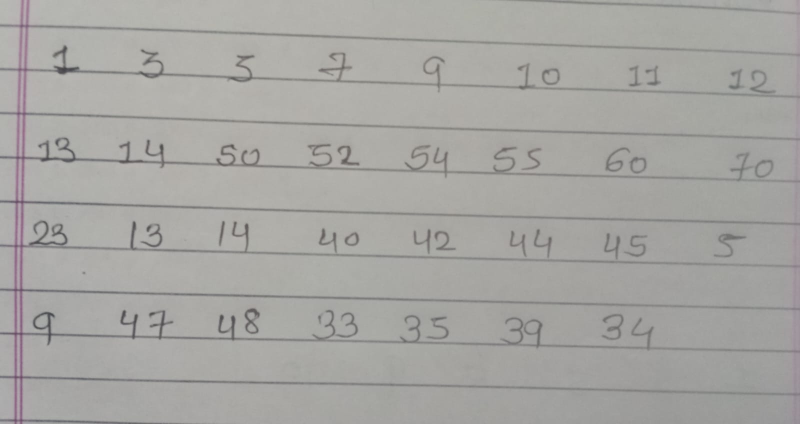
#> input picture input/attendance_photo.jpg, 1599 x 848 px (shown at 1/2 size)
$ python main.py
#> lines starting #> are read from the running program, lines starting #| are printed output that depends on the picture; after the words box and inside, x2 and y2 are one past the last pixel; in counts of white or black regions, pixels touching at a corner belong together
### modules/image_processor.py
import cv2
import os
import numpy as np


def preprocess_image(image_path):
    """
    Reads the attendance image and prepares it for OCR.
    """
#> called with image_path = 'input/attendance_photo.jpg'

    # Check if image exists
    if not os.path.exists(image_path):
        raise FileNotFoundError(f"Image not found: {image_path}")

    # Read image
    image = cv2.imread(image_path)
#> image is the input picture: shape (848, 1599, 3); mean B, G, R 162, 165.3, 166.3

    if image is None:
        raise ValueError("Unable to read the image.")

    # Resize image (helps OCR accuracy)
    image = cv2.resize(image, None, fx=2, fy=2)
#> image: shape (1696, 3198, 3)

    # Convert to grayscale
    gray = cv2.cvtColor(image, cv2.COLOR_BGR2GRAY)

    # Remove noise
    blurred = cv2.GaussianBlur(gray, (5, 5), 0)

    # Adaptive Thresholding
    thresh = cv2.adaptiveThreshold(
        blurred,
        255,
        cv2.ADAPTIVE_THRESH_GAUSSIAN_C,
        cv2.THRESH_BINARY,
        11,
        2
    )
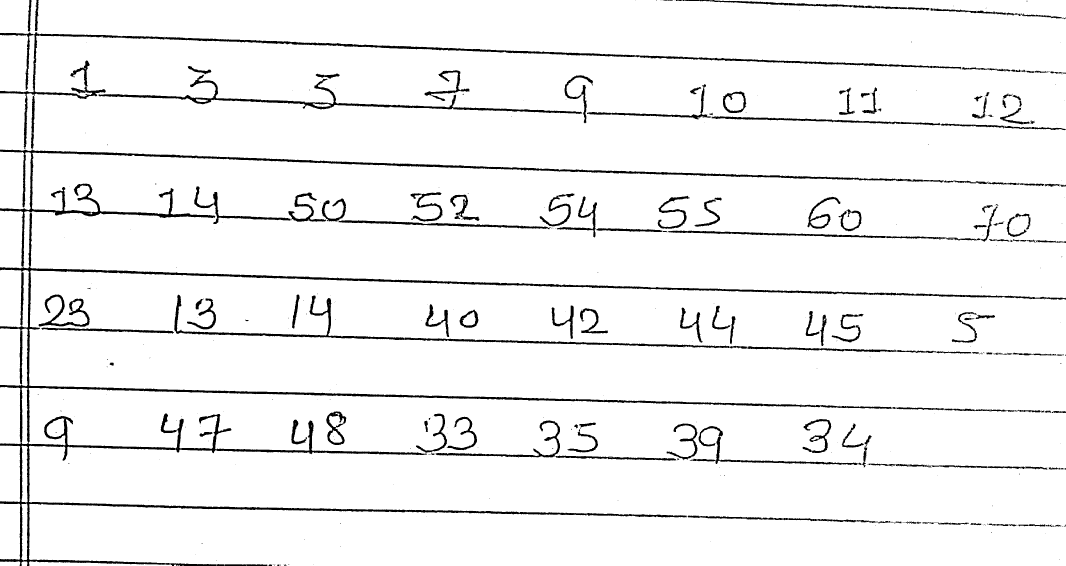
#> thresh: shape (1696, 3198) (shown at 1/3 size); 94.8% white; 415 black regions (278 under 20 px), largest, box (x1, y1, x2, y2) and area: (0, 638, 3198, 1696) 82516, (0, 96, 3057, 800) 52852, (523, 884, 2241, 1046) 12990

    # Morphological Opening (removes small noise)
    kernel = np.ones((2, 2), np.uint8)
    thresh = cv2.morphologyEx(
        thresh,
        cv2.MORPH_OPEN,
        kernel
    )
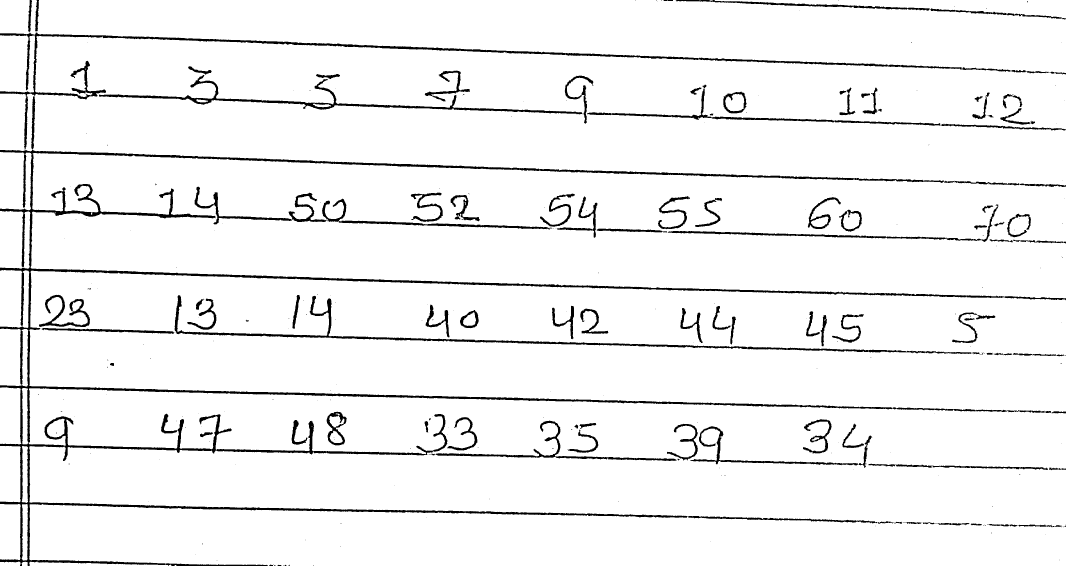
#> thresh: shape (1696, 3198) (shown at 1/3 size); 94.7% white; 295 black regions (198 under 20 px), largest, box (x1, y1, x2, y2) and area: (0, 97, 3198, 1696) 141229, (524, 885, 2915, 1062) 16728, (297, 225, 1748, 343) 12265

    # Save processed image
    processed_path = "output/processed_image.jpg"

    cv2.imwrite(processed_path, thresh)

    return processed_path

### modules/ocr_reader.py
import pytesseract
import cv2
import re


# Path to Tesseract executable
pytesseract.pytesseract.tesseract_cmd = (
    r"C:\Program Files\Tesseract-OCR\tesseract.exe"
)


def extract_roll_numbers(image_path):
    """
    Extract roll numbers from processed attendance image.
    """
#> called with image_path = 'output/processed_image.jpg'

    # Read processed image
    image = cv2.imread(image_path)
#> image: shape (1696, 3198, 3); min 0, max 255, mean 241.5

    if image is None:
        raise ValueError("Unable to read processed image.")

    # Tesseract Configuration
    custom_config = r'--oem 3 --psm 6'

    # OCR Extraction
    extracted_text = pytesseract.image_to_string(
        image,
        config=custom_config
    )

    print("\n===== OCR OUTPUT =====")
    print(extracted_text)

    # Extract only numbers
    roll_numbers = re.findall(r'\d+', extracted_text)

    # Convert to integers
    roll_numbers = [int(num) for num in roll_numbers]

    # Remove duplicates
    roll_numbers = list(set(roll_numbers))

    # Sort roll numbers
    roll_numbers.sort()

    return roll_numbers

### main.py
from modules.image_processor import preprocess_image
from modules.ocr_reader import extract_roll_numbers
from modules.attendance_marker import mark_attendance
from modules.excel_writer import save_attendance


def main():
    print("\n===== Attendance Automation System =====")

    image_path = "input/attendance_photo.jpg"
    students_file = "data/students.xlsx"
    output_file = "output/attendance_result.xlsx"

    print("\nStep 1: Processing image...")
    processed_image = preprocess_image(image_path)

    print("Image processed successfully!")

    print("\nStep 2: Extracting roll numbers...")
    present_rolls = extract_roll_numbers(processed_image)

    print("Present Roll Numbers:", present_rolls)

    print("\nStep 3: Marking attendance...")
    attendance_df = mark_attendance(students_file, present_rolls)

    print("Attendance marked successfully!")

    print("\nStep 4: Generating Excel file...")
    save_attendance(attendance_df, output_file)

    print("\nAttendance sheet generated successfully!")
    print(f"Output File: {output_file}")


if __name__ == "__main__":
    main()
#> (the call stopped at in extract_roll_numbers, `extracted_text = pytesseract.image_to_string( image, config=custom_con..`: pytesseract is not available in this run)
